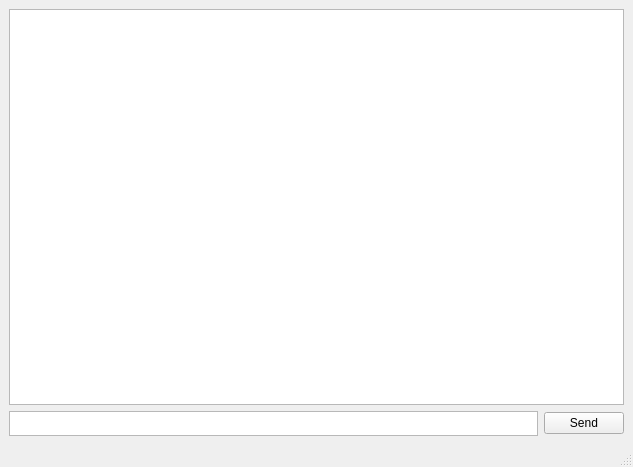
<?xml version="1.0" encoding="UTF-8"?>
<ui version="4.0">
 <class>MainWindow</class>
 <widget class="QMainWindow" name="MainWindow">
  <property name="geometry">
   <rect>
    <x>0</x>
    <y>0</y>
    <width>633</width>
    <height>467</height>
   </rect>
  </property>
  <property name="windowTitle">
   <string>MainWindow</string>
  </property>
  <widget class="QWidget" name="centralwidget">
   <layout class="QVBoxLayout" name="verticalLayout">
    <item>
     <widget class="QTextEdit" name="msgArea"/>
    </item>
    <item>
     <layout class="QHBoxLayout" name="horizontalLayout">
      <item>
       <widget class="QPlainTextEdit" name="msg">
        <property name="maximumSize">
         <size>
          <width>16777215</width>
          <height>25</height>
         </size>
        </property>
       </widget>
      </item>
      <item>
       <widget class="QPushButton" name="send">
        <property name="text">
         <string>Send</string>
        </property>
       </widget>
      </item>
     </layout>
    </item>
   </layout>
  </widget>
  <widget class="QStatusBar" name="statusbar"/>
 </widget>
 <resources/>
 <connections/>
</ui>
